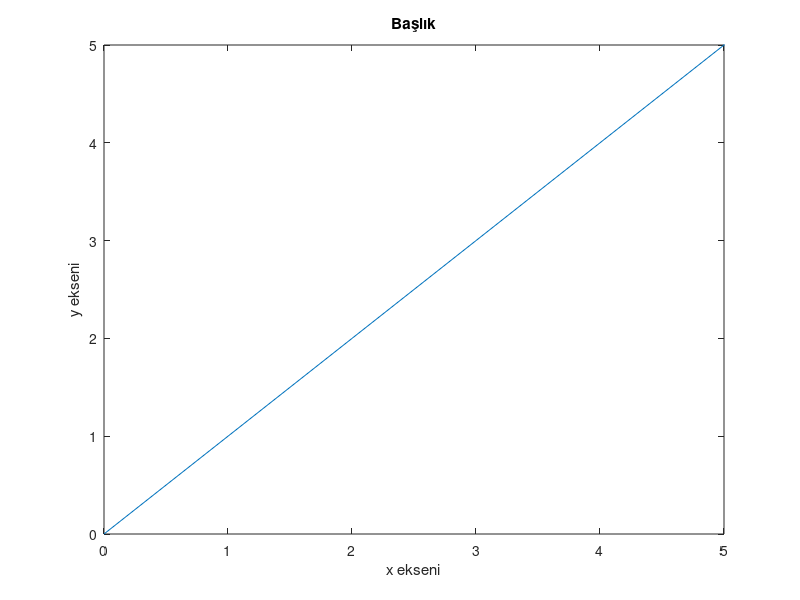

Source code (MATLAB):
clc;
clear;
clear all;
x = 0:1:10;
y = x;
plot(x,y) %x ve y eksenleri verilen grafik
grid off %grid ekran seklinde gösterir parametre  olarak "on" ve "off" kullanılır
xlabel("x ekseni") %x eksenine isim veriririz
ylabel("y ekseni") %y eksenine isim veririz
title("Başlık") %grafiğe başlık vermek 
axis([0 5 0 5]) %grafikte gösterilecek aralığı gösteriri ilk iki hane x sonra ki ye